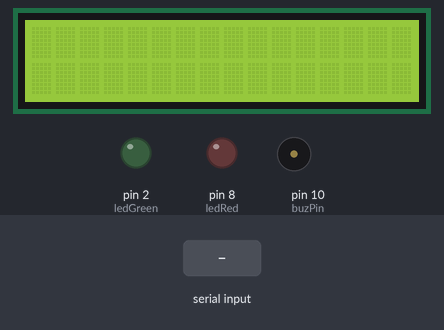
A sketch run on a simulated Arduino Uno, built with avr-gcc and run on an emulated ATmega328P. Parts: 16×2 character LCD, output pins drawn as LEDs (lit = HIGH), buzzer (waves = sounding). The test bench sets the inputs (shaded band). What the sketch prints to the serial monitor is not drawn.

Above: at 1.2 s.
1.3 s: "90,45\n" received over Serial
At 3.4 s:
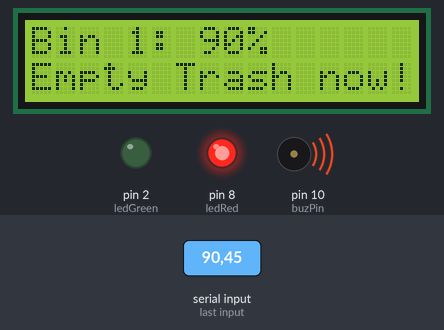
3.8 s: "30,150\n" received over Serial
At 5.4 s:
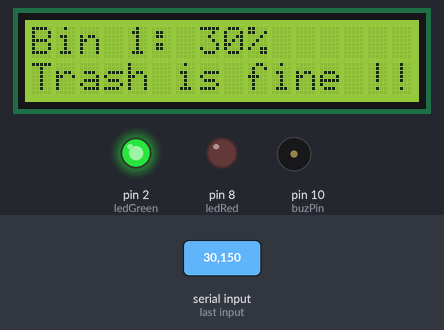
6.3 s: "5\n" received over Serial
At 8.3 s:
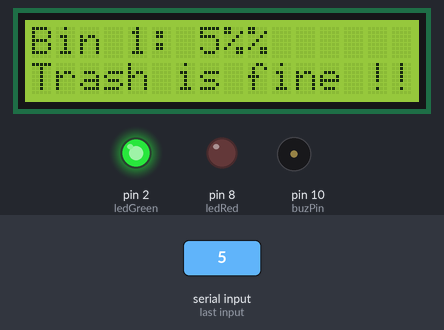
8.8 s: "90\n" received over Serial
At 10.3 s:
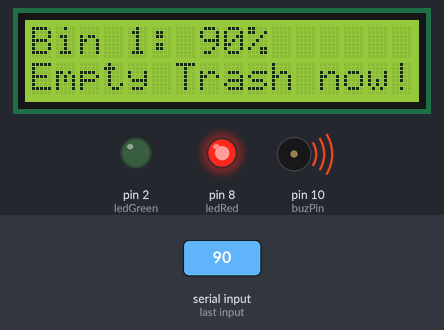
Timing chart, 0 to 11.8 s (numbered marks = the images above; inputs shaded):
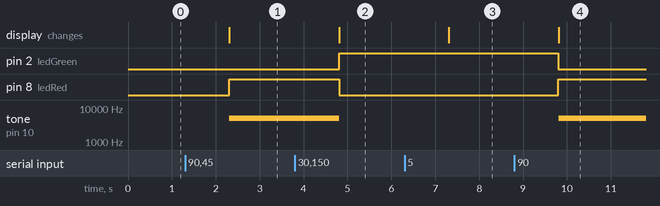

The sketch:

TrashOutput.ino
```cpp
/*
 Name: Aryansingh Chauhan
 Abstract: Bored of checking when to take out the trash? Introducing a smart trash management system that eradicates the need to constantly keep on checking how much trash is occupied in the bin.
           With today’s technology, the smart trash will notify the user via different output methods that trash needs to be removed. By having the user notified without having them open the bin themselves to check trash levels,
           The aim is to reduce daily human effort and at the same time make sure trash is being removed from households rather than being collected.
 Project name: Smart Bin
 Project Description: Using ultrasonic sensors, I am calculating the trash stored in a bin and communicating it to the
                      user via different output devices so that they are aware of when to clear out the trash.
 References: https://docs.arduino.cc/built-in-examples/sensors/Ping
*/

#include <LiquidCrystal.h>
#include <string.h>

// Variables for the lcd:
const int rs = 12, en = 11, d4 = 6, d5 = 5, d6 = 4, d7 = 3;
LiquidCrystal lcd(rs, en, d4, d5, d6, d7);

const int buzPin = 10;
const int ledRed = 8;
const int ledGreen = 2;

void setup() {
  Serial.begin(9600);
  lcd.begin(16, 2);
  pinMode(buzPin, OUTPUT);
  pinMode(ledRed, OUTPUT);
  pinMode(ledGreen, OUTPUT);
}

void loop() {
  if (Serial.available() > 0) {  // checking for connection between the
    String received = (Serial.readStringUntil("\n"));  // storing data received in a string
    Serial.println(received);
    int trash = received.toInt();  // converting string to an integer value

    // now setting cursor positions for LCD
    lcd.setCursor(0, 0);
    lcd.print("Bin 1: ");
    lcd.print(trash);
    lcd.print("%");
    lcd.setCursor(0,1);
    lcd.print("");

    // below if conditions are to give user output based on different levels in trash bin

    if (trash < 65) {  // trash level is okay
      Serial.println("Green should be on");
      digitalWrite(ledGreen, HIGH);
      digitalWrite(ledRed, LOW);
      lcd.setCursor(0, 1);
      lcd.print("Trash is fine !!");
      noTone(buzPin);
      delay (1000);
    }
    else if (trash >= 65 && trash < 90) {  // trash is piling up but does not necessarily need to be removed so only RED LED ON
      Serial.println("Red should be on");
      digitalWrite(ledGreen, LOW);
      digitalWrite(ledRed, HIGH);
      lcd.setCursor(0, 1);
      lcd.print("Prepare to empty");
      noTone(buzPin);
      delay (1000);
    }
    else {  // trash is almost full. activating buzzer to inform the user to remove the trash
      Serial.println("Red and buzzer should be on");
      digitalWrite(ledGreen, LOW);
      digitalWrite(ledRed, HIGH);
      lcd.setCursor(0, 1);
      lcd.print("Empty Trash now!");
      tone(buzPin, 5000); // Send 5KHz sound signal...
      delay (1000);
    }
  }
}
```

Measured:
- after the input at 1.3 s, pin 8 (ledRed): LOW → HIGH after 1.0 s; tone on pin 10 (buzPin): silent → 5000 Hz after 1.0 s; the display: changes after 1.0 s (image 1)
- after the input at 3.8 s, pin 2 (ledGreen): LOW → HIGH after 1.0 s; pin 8 (ledRed): HIGH → LOW after 1.0 s; tone on pin 10 (buzPin): 5000 Hz → silent after 1.0 s; the display: changes after 1.0 s (image 2)
- after the input at 6.3 s, the display: changes after 1.0 s (image 3)
- after the input at 8.8 s, pin 2 (ledGreen): HIGH → LOW after 1.0 s; pin 8 (ledRed): LOW → HIGH after 1.0 s; tone on pin 10 (buzPin): silent → 5000 Hz after 1.0 s; the display: changes after 1.0 s (image 4)
